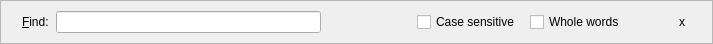
<ui version="4.0" >
 <author>Diego Iastrubni &lt;elcuco@kde.org></author>
 <class>FindWidget</class>
 <widget class="QWidget" name="FindWidget" >
  <property name="geometry" >
   <rect>
    <x>0</x>
    <y>0</y>
    <width>713</width>
    <height>26</height>
   </rect>
  </property>
  <property name="sizePolicy" >
   <sizepolicy vsizetype="Minimum" hsizetype="Preferred" >
    <horstretch>0</horstretch>
    <verstretch>0</verstretch>
   </sizepolicy>
  </property>
  <property name="windowTitle" >
   <string>Form</string>
  </property>
  <layout class="QHBoxLayout" >
   <property name="spacing" >
    <number>0</number>
   </property>
   <property name="leftMargin" >
    <number>0</number>
   </property>
   <property name="topMargin" >
    <number>0</number>
   </property>
   <property name="rightMargin" >
    <number>0</number>
   </property>
   <property name="bottomMargin" >
    <number>0</number>
   </property>
   <item>
    <widget class="QFrame" name="frame" >
     <property name="sizePolicy" >
      <sizepolicy vsizetype="Minimum" hsizetype="Preferred" >
       <horstretch>0</horstretch>
       <verstretch>0</verstretch>
      </sizepolicy>
     </property>
     <property name="frameShape" >
      <enum>QFrame::StyledPanel</enum>
     </property>
     <property name="frameShadow" >
      <enum>QFrame::Plain</enum>
     </property>
     <layout class="QHBoxLayout" >
      <property name="spacing" >
       <number>0</number>
      </property>
      <property name="leftMargin" >
       <number>0</number>
      </property>
      <property name="topMargin" >
       <number>0</number>
      </property>
      <property name="rightMargin" >
       <number>0</number>
      </property>
      <property name="bottomMargin" >
       <number>0</number>
      </property>
      <item>
       <spacer>
        <property name="orientation" >
         <enum>Qt::Horizontal</enum>
        </property>
        <property name="sizeType" >
         <enum>QSizePolicy::Minimum</enum>
        </property>
        <property name="sizeHint" >
         <size>
          <width>21</width>
          <height>42</height>
         </size>
        </property>
       </spacer>
      </item>
      <item>
       <widget class="QLabel" name="label" >
        <property name="text" >
         <string>&amp;Find:  </string>
        </property>
        <property name="buddy" >
         <cstring>searchText</cstring>
        </property>
       </widget>
      </item>
      <item>
       <widget class="QsvLineEdit" name="searchText" >
        <property name="palette" >
         <palette>
          <active>
           <colorrole role="Base" >
            <brush brushstyle="SolidPattern" >
             <color alpha="255" >
              <red>255</red>
              <green>255</green>
              <blue>255</blue>
             </color>
            </brush>
           </colorrole>
          </active>
          <inactive>
           <colorrole role="Base" >
            <brush brushstyle="SolidPattern" >
             <color alpha="255" >
              <red>255</red>
              <green>255</green>
              <blue>255</blue>
             </color>
            </brush>
           </colorrole>
          </inactive>
          <disabled>
           <colorrole role="Base" >
            <brush brushstyle="SolidPattern" >
             <color alpha="255" >
              <red>255</red>
              <green>255</green>
              <blue>255</blue>
             </color>
            </brush>
           </colorrole>
          </disabled>
         </palette>
        </property>
       </widget>
      </item>
      <item>
       <spacer>
        <property name="orientation" >
         <enum>Qt::Horizontal</enum>
        </property>
        <property name="sizeType" >
         <enum>QSizePolicy::Maximum</enum>
        </property>
        <property name="sizeHint" >
         <size>
          <width>16</width>
          <height>33</height>
         </size>
        </property>
       </spacer>
      </item>
      <item>
       <widget class="QToolButton" name="prevButton" >
        <property name="toolTip" >
         <string>Find previous</string>
        </property>
        <property name="text" >
         <string/>
        </property>
        <property name="icon" >
         <iconset resource="textlines.qrc" >:/images/go-up.png</iconset>
        </property>
        <property name="autoRepeat" >
         <bool>true</bool>
        </property>
        <property name="autoRaise" >
         <bool>true</bool>
        </property>
       </widget>
      </item>
      <item>
       <spacer>
        <property name="orientation" >
         <enum>Qt::Horizontal</enum>
        </property>
        <property name="sizeType" >
         <enum>QSizePolicy::Maximum</enum>
        </property>
        <property name="sizeHint" >
         <size>
          <width>16</width>
          <height>33</height>
         </size>
        </property>
       </spacer>
      </item>
      <item>
       <widget class="QToolButton" name="nextButton" >
        <property name="toolTip" >
         <string>Find  next</string>
        </property>
        <property name="text" >
         <string/>
        </property>
        <property name="icon" >
         <iconset resource="textlines.qrc" >:/images/go-down.png</iconset>
        </property>
        <property name="autoRepeat" >
         <bool>true</bool>
        </property>
        <property name="autoRaise" >
         <bool>true</bool>
        </property>
       </widget>
      </item>
      <item>
       <spacer>
        <property name="orientation" >
         <enum>Qt::Horizontal</enum>
        </property>
        <property name="sizeType" >
         <enum>QSizePolicy::Maximum</enum>
        </property>
        <property name="sizeHint" >
         <size>
          <width>16</width>
          <height>33</height>
         </size>
        </property>
       </spacer>
      </item>
      <item>
       <widget class="QCheckBox" name="caseSensitive" >
        <property name="text" >
         <string>Case sensitive</string>
        </property>
       </widget>
      </item>
      <item>
       <spacer>
        <property name="orientation" >
         <enum>Qt::Horizontal</enum>
        </property>
        <property name="sizeType" >
         <enum>QSizePolicy::Maximum</enum>
        </property>
        <property name="sizeHint" >
         <size>
          <width>10</width>
          <height>20</height>
         </size>
        </property>
       </spacer>
      </item>
      <item>
       <widget class="QCheckBox" name="wholeWords" >
        <property name="text" >
         <string>Whole words</string>
        </property>
       </widget>
      </item>
      <item>
       <spacer>
        <property name="orientation" >
         <enum>Qt::Horizontal</enum>
        </property>
        <property name="sizeType" >
         <enum>QSizePolicy::Preferred</enum>
        </property>
        <property name="sizeHint" >
         <size>
          <width>40</width>
          <height>20</height>
         </size>
        </property>
       </spacer>
      </item>
      <item>
       <widget class="QLabel" name="label_2" >
        <property name="text" >
         <string/>
        </property>
        <property name="pixmap" >
         <pixmap/>
        </property>
       </widget>
      </item>
      <item>
       <widget class="QToolButton" name="closeButton" >
        <property name="text" >
         <string>x</string>
        </property>
        <property name="icon" >
         <iconset resource="textlines.qrc" >:/images/process-stop.png</iconset>
        </property>
        <property name="autoRaise" >
         <bool>true</bool>
        </property>
       </widget>
      </item>
      <item>
       <spacer>
        <property name="orientation" >
         <enum>Qt::Horizontal</enum>
        </property>
        <property name="sizeType" >
         <enum>QSizePolicy::Minimum</enum>
        </property>
        <property name="sizeHint" >
         <size>
          <width>20</width>
          <height>42</height>
         </size>
        </property>
       </spacer>
      </item>
     </layout>
    </widget>
   </item>
  </layout>
 </widget>
 <customwidgets>
  <customwidget>
   <class>QsvLineEdit</class>
   <extends>QLineEdit</extends>
   <header>qsvlineedit.h</header>
  </customwidget>
 </customwidgets>
 <resources>
  <include location="textlines.qrc" />
 </resources>
 <connections/>
</ui>
